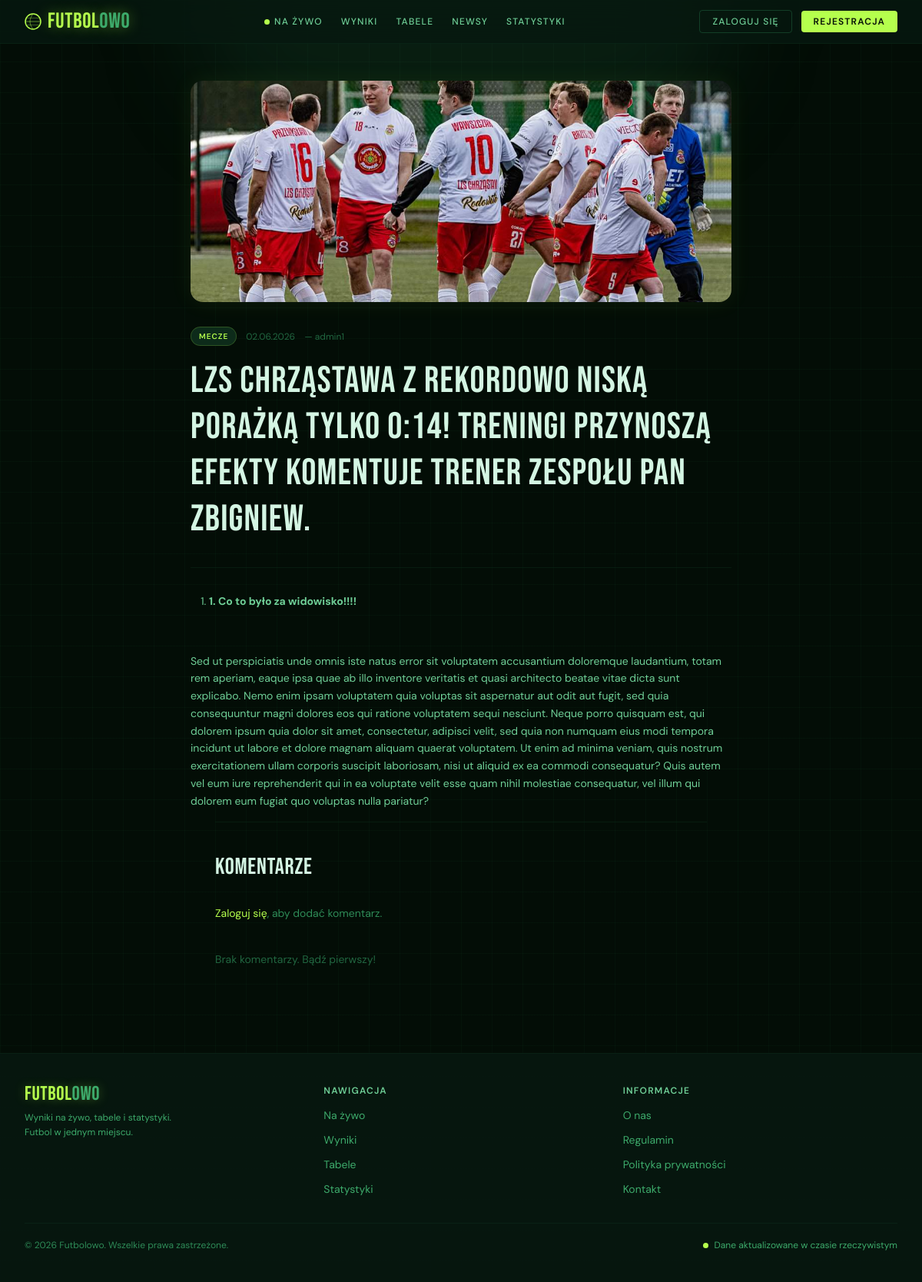
Page /articles/view/2 on the committed database.
### apps/articles/models.py (models this page shows, shortened)
class Article(models.Model):
    CATEGORY_CHOICES = [
        ("Transfery", "Transfery"),
        ("Mecze", "Mecze"),
        ("Puchary", "Puchary"),
    ]
    title = models.CharField(max_length=200, null=True)
    creator = models.ForeignKey(User, related_name="articles", on_delete=models.CASCADE)
    category = models.CharField(max_length=50 ,choices=CATEGORY_CHOICES)
    content = CKEditor5Field('Content', config_name='default')
    created_at = models.DateTimeField(auto_now_add=True)
    thumbnail = models.ImageField(upload_to='thumbnails/%Y/%m/%d/')

### apps/articles/views.py (the view)
# urls.py: path("/view/<int:id>", views.article_view, name="view"),
def article_view(request, id):
    article = get_object_or_404(Article, pk=id)
    if request.method == "POST":
        comment_form = CommentForm(request.POST)
        if comment_form.is_valid():
            comment = comment_form.save(commit=False)
            comment.article = article
            comment.author = request.user
            comment.save()
        return redirect('articles:view', id)
    else:
        comment_form = CommentForm()
    comments = article.comments.all()
    return render(request, "articles/article_view.html", {
        "article": article,
        "form": comment_form,
        'comments': comments,
    })

### apps/articles/templates/articles/article_view.html (shortened to what this page needs)
{% extends 'core/base.html' %}
{% block body %}
<div class="max-w-3xl mx-auto px-4 sm:px-6 lg:px-8 py-12">
  {% if article.thumbnail %}
  <div class="rounded-2xl overflow-hidden mb-8 shadow-[0_0_30px_rgba(181,255,77,0.07)]">
    <img src="{{ article.thumbnail.url }}"
         alt="{{ article.title }}"
         class="w-full h-72 object-cover">
  </div>
  {% endif %}
  <div class="flex items-center gap-3 mb-4">
    <span class="px-2.5 py-1 rounded-full text-[10px] font-semibold tracking-widest uppercase bg-forest-800 text-[#b5ff4d] border border-[#b5ff4d]/20">
      {{ article.category }}
    </span>
    <span class="text-forest-500 text-xs">{{ article.created_at|date:"d.m.Y" }}</span>
    <span class="text-forest-500 text-xs">— {{ article.creator.username }}</span>
  </div>
  <h1 class="font-display text-5xl tracking-wide text-forest-50 leading-tight mb-8">
    {{ article.title }}
  </h1>
  <div class="border-t border-forest-700/30 mb-8"></div>
  <div class="article-content text-sm leading-relaxed">
    {{ article.content|safe }}
  </div>
<div class="max-w-3xl mx-auto px-4 sm:px-6 lg:px-8 pb-16">
  <div class="border-t border-forest-700/30 pt-10 mb-8">
    <h2 class="font-display text-3xl tracking-wide text-forest-50">Komentarze</h2>
  </div>
  {% if user.is_authenticated %}
  <form method="POST" class="mb-10">
    {% csrf_token %}
    <div class="flex flex-col gap-3">
      <textarea name="content" rows="3" placeholder="Napisz komentarz..."
                class="bg-forest-900 border border-forest-700/50 rounded-lg px-4 py-3 text-forest-50 placeholder-forest-500 text-sm focus:outline-none focus:border-[#b5ff4d] focus:shadow-[0_0_12px_rgba(181,255,77,0.15)] transition-all duration-200 resize-none"></textarea>
      <button type="submit"
              class="self-end px-5 py-2 rounded-lg text-xs font-semibold tracking-widest uppercase bg-[#b5ff4d] text-forest-950 hover:bg-[#caff7a] hover:shadow-[0_0_16px_rgba(181,255,77,0.4)] transition-all duration-200">
        Dodaj komentarz
      </button>
    </div>
  </form>
  {% else %}
  <p class="text-forest-400 text-sm mb-10">
    <a href="{% url 'login' %}" class="text-[#b5ff4d] hover:underline">Zaloguj się</a>, aby dodać komentarz.
  </p>
  {% endif %}
  {% if comments %}
  <div class="flex flex-col gap-4">
    {% for comment in comments %}
    <div class="bg-forest-900 border border-forest-700/40 rounded-xl px-5 py-4">
      <div class="flex items-center justify-between mb-2">
        <span class="text-xs font-semibold text-[#b5ff4d]">{{ comment.author.username }}</span>
        <span class="text-xs text-forest-500">{{ comment.created_at|date:"d.m.Y H:i" }}</span>
      </div>
      <p class="text-forest-200 text-sm leading-relaxed">{{ comment.content }}</p>
    </div>
    {% endfor %}
  </div>
  {% else %}
  <p class="text-forest-500 text-sm">Brak komentarzy. Bądź pierwszy!</p>
  {% endif %}
</div>
</div>
{% endblock %}

### static/css/article.css (style rules this page uses)
.article-content p { margin-bottom: 1rem; color: #6fcf97 !important; background-color: transparent !important; }
.article-content ol { list-style: decimal; padding-left: 1.5rem; margin-bottom: 1rem; color: #6fcf97 !important;; }

### rows in the picture
Article: thumbnail (picture), category "MECZE", created_at "02.06.2026", creator.username "admin1", title "LZS Chrząstawa z rekordowo niską porażką tylko 0:14! Treningi przynoszą efekty komentuje trener zespołu Pan Zbigniew.", content "1. Co to było za widowisko!!!! Sed ut perspiciatis unde omnis iste natus error sit voluptatem accusantium doloremque laudantium, totam rem aperiam, eaque ipsa quae ab illo inventore veritatis et quasi architecto beatae vitae dicta sunt explicabo. Nemo enim ipsam voluptatem quia voluptas sit aspernatur aut odit aut fugit, sed quia consequuntur magni dolores eos qui ratione voluptatem sequi nesciunt. Neque porro quisquam est, qui dolorem ipsum quia dolor sit amet, consectetur, adipisci velit, sed quia non numquam eius modi tempora incidunt ut labore et dolore magnam aliquam quaerat voluptatem. Ut enim ad minima veniam, quis nostrum exercitationem ullam corporis suscipit laboriosam, nisi ut…"
